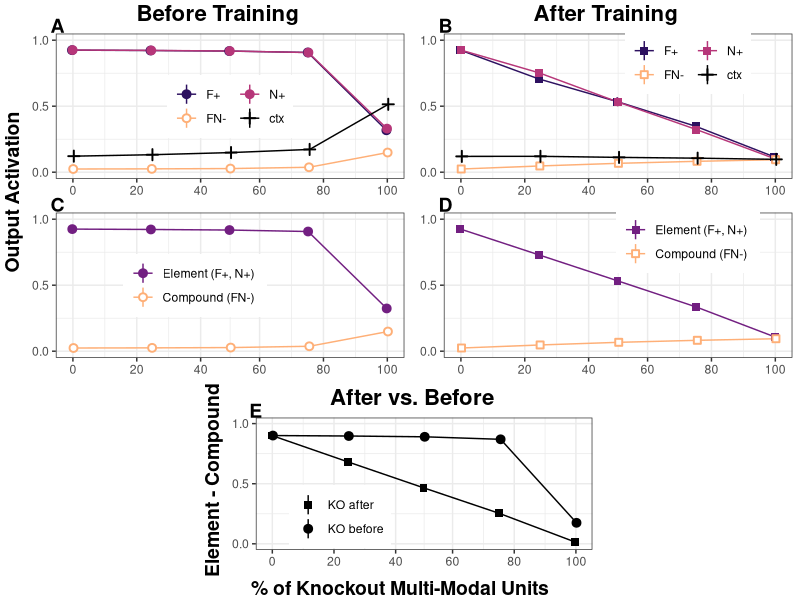
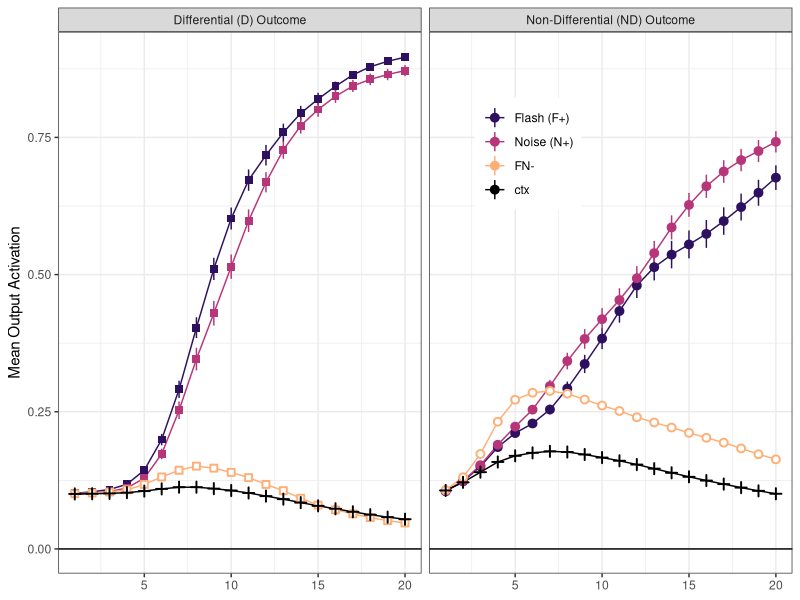
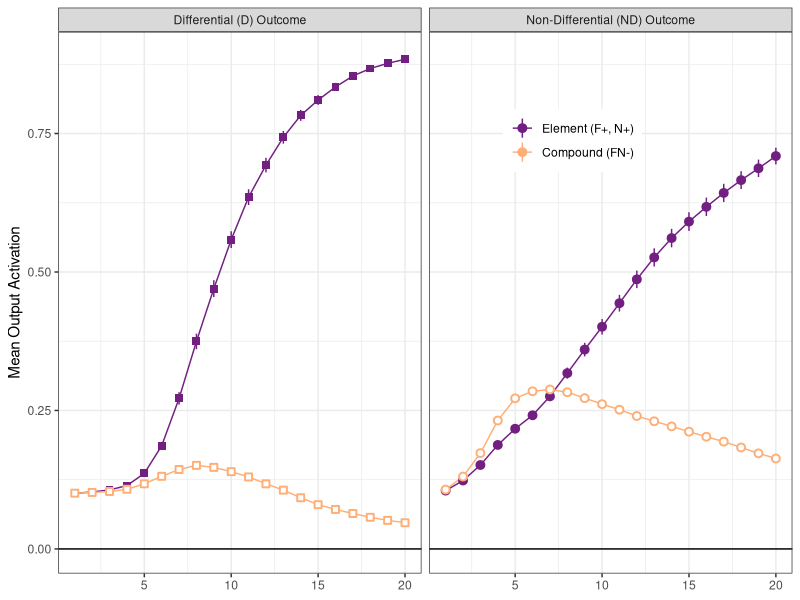
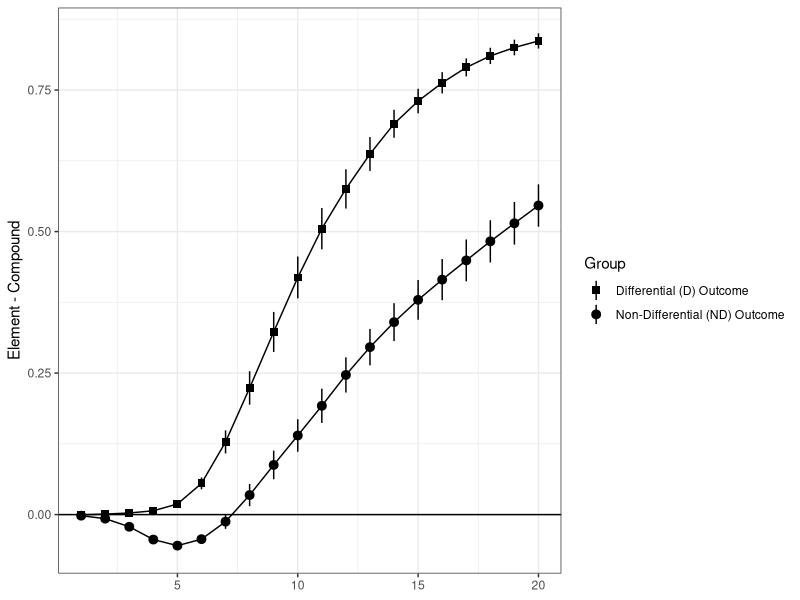
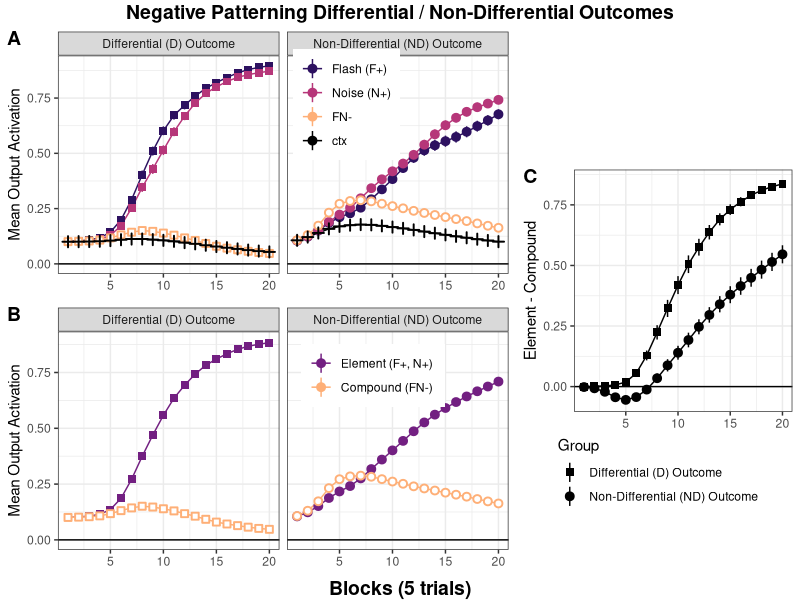

Write R code to recreate these figures, in order. (Note: this script raises an error after producing the figures.)
# Remove all of the elements currently loaded in R
rm(list=ls(all=TRUE)) 



# functions
f_backProp <- function (param,training,nKO.MM_one) {
  
  a <- param$a
  b <- param$b
  nHid <- param$nHidden$nHV + param$nHidden$nHMM + param$nHidden$nHA
  nBlock <- param$nBlock
  actFun <- param$actFun
  INPUT <- training$INPUT
  OUTPUT <- training$OUTPUT
  TEST <- training$TEST
  
  ### create matrices and scalars
  nOut <- ncol(OUTPUT)
  
  nStim <- ncol(INPUT)
  
  nTrialType <- nrow(INPUT)
  
  nTest <- nrow(TEST)
  
  nTrial <- nTrialType*nBlock
  
  
  actOT <- matrix(NA,nrow = nTrialType, ncol = nOut)
  
  actH <- matrix(NA,nrow = nTrial, ncol = nHid)
  actO <- matrix(NA,nrow = nTrial, ncol = nOut)
  
  deltaH <- matrix(NA,nrow = nTrial, ncol = nHid)
  deltaO <- matrix(NA,nrow = nTrial, ncol = nOut)
  
  dwIH <- matrix(0, nrow = nStim, ncol = nHid)
  wIH <- matrix(runif(nStim*nHid)-0.5,nrow = nStim, ncol = nHid) # rows input units (stim), cols hidden units
  # remove connections
  conIH <- matrix(1, nrow = nStim, ncol = nHid)
  # block visual input with auditory hidden
  if (param$nHidden$nHA > 0) {
    conIH[(param$nInput$ctx+1):(param$nInput$ctx+param$nInput$vis),
          (nHid-param$nHidden$nHA+1):nHid] <- 0}
  # block auditory input with visual hidden
  if (param$nHidden$nHV > 0) {
    conIH[(param$nInput$ctx+param$nInput$vis+1):nStim,
          1:param$nHidden$nHV] <- 0}
  wIH <- wIH * conIH
  
  dwHO <- matrix(0, nrow = nHid, ncol = nOut)
  wHO <- matrix(runif(nHid*nOut)-0.5, nrow = nHid) # rows hidden units, cols output units or options
  
  
  #### backprop algorithm ###
  # see also: https://web.stanford.edu/group/pdplab/pdphandbook/handbookch6.html
  for (nB in 1:nBlock) {
    
    for (t in 1:nTrialType) {
      
      ### ### activation ### ### forward activation ## chain rule: act_fun(act_fun(trialBlock %*% wIH) %*% wHO)
      trial <- t+((nB-1)*nTrialType)
      
      actH[trial,] <- actFun(INPUT[t,] %*% wIH) # INPUT[t,] assumed to be a 1 x nStim matrix
      
      actO[trial,] <- actFun(actH[trial,] %*% wHO) # actH[t,] assumed to be a 1 x nOut matrix
      
      
      
      ### ### learning (weight changes) ### ###
      
      ### delta (error) for output
      deltaO[trial,] <- (OUTPUT[t,] - actO[trial,]) * (actO[trial,] * (1 - actO[trial,]))
      
      # weight change Hidden-Output
      dwHO[,] <- t(a*(as.matrix(deltaO[trial,]) %*% actH[trial,])) + b*dwHO[,]
      
      # update weights Hidden-Output
      wHO[,] <- wHO[,] + dwHO[,]
      
      
      ### delta (error) for hidden
      deltaH[trial,] <- (actH[trial,]*(1-actH[trial,])) * (deltaO[trial,]%*%t(wHO[,])) #rowSums(as.matrix(deltaO[t,] * wHO[,]))
      
      # weight change Input-Hidden
      dwIH[,] <- t(a*(as.matrix(deltaH[trial,]) %*% INPUT[t,])) + b*dwIH[,]
      
      
      # update weights Input-Hidden
      wIH[,] <- wIH[,] + (dwIH[,] * conIH)
      
    } # end trials per block cycle # t
    
  } # end all blocks cycle # nB
  
  ### test input patterns ###
  if (nKO.MM_one == 0) {
    for (t in 1:nTest) {
      actOT[t,] <- actFun(actFun(TEST[t,] %*% wIH) %*% wHO)
    }
  } else {
    KO_units <- sample(param$nHidden$nHV:(nHid-param$nHidden$nHA))[1:nKO.MM_one]
    for (t in 1:nTest) {
      wIH_KO <- wIH; wIH_KO[,KO_units] <- 0
      wHO_KO <- wHO; wHO_KO[KO_units,] <- 0
        
      actOT[t,] <- actFun(actFun(TEST[t,] %*% wIH_KO) %*% wHO_KO)
    }
  }
  
  
  db <- data.frame(nTrial=1:nTrial,nBlock=rep(1:nBlock,each=nTrialType),
                   trialType=rep(training$trialType,nBlock),
                   actO=actO)
  
  ouput <- list(db=db,actO=actO, wIH=wIH, wHO=wHO, actOT=actOT)
  
  return(ouput)
  
}
f_run_sims <- function (param,training,nSim,nKO.MM_one,KOdich) {
  for (s in 1:nSim) {
    # message(paste("",s))
    if (KOdich == 1) {
      temp <- f_backProp(param,training,nKO.MM_one)
      temp2 <- data.frame(nHMM=nKO.MM_one,nSim=s,
                          trialType=training$trialType,actTest=temp$actOT)
      temp <- data.frame(nHMM=nKO.MM_one,nSim=s,
                         melt(temp$db,id.vars = c("nTrial","nBlock","trialType")))
    } else {
      temp <- f_backProp(param,training,nKO.MM_one)
      temp2 <- data.frame(nHMM=param$nHidden$nHMM,nSim=s,
                          trialType=training$trialType,actTest=temp$actOT)
      temp <- data.frame(nHMM=param$nHidden$nHMM,nSim=s,
                         melt(temp$db,id.vars = c("nTrial","nBlock","trialType")))
    }
    
    if (s == 1) {
      actO <- temp
      actT <- temp2
    } else {
      actO <- rbind(actO,temp)
      actT <- rbind(actT,temp2)
    }
  } # end s loop
  return(list(actO_out=actO,actT_out=actT))
}



######################### Figure 4 #############################################
############################################################################## #
############################################################################## #
# parameters
param <- list(a=0.3,b=0.9,nBlock=100,
              nHidden=data.frame(nHV=1,nHMM=64,nHA=1),
              nInput=data.frame(ctx=1,vis=2,aud=2),
              actFun=function (netin) {1/(1+exp(-(netin-2.2)))}
              )

#                                 cxt   V share V
training <- list(
                 # INPUT = t(matrix(c(1,  1,  1,  0, # V+
                 #                    1,  0,  1,  1, # A+
                 #                    1,  1,  1,  1, # VA-
                 #                    1,  0,  0,  0),nrow=4,ncol=4)),
#                                   ctx     V     A             
                 INPUT = t(matrix(c(1,  1,1,  0,0, # V+
                                    1,  0,0,  1,1, # A+
                                    1,  1,1,  1,1, # VA-
                                    1,  1,1,  1,1, # VA-
                                    1,  1,1,  1,1, # VA-
                                    1,  1,1,  1,1, # VA-
                                    1,  1,1,  1,1, # VA-
                                    1,  1,1,  1,1, # VA-
                                    1,  0,0,  0,0),nrow=5,ncol=9)),
                 #                  O1  O2
                 # OUTPUT = t(matrix(c(1,  0, # V+
                 #                     0,  1, # A+
                 #                     0,  0, # VA-
                 #                     0,  0),nrow=2,ncol=4)),
                 OUTPUT = t(matrix(c(1, # V+
                                     1, # A+
                                     0, # VA-
                                     0, # VA-
                                     0, # VA-
                                     0, # VA-
                                     0, # VA-
                                     0, # VA-
                                     0),nrow=1,ncol=9)),
                 #               cxt     V     A
                 TEST = t(matrix(c(1,  1,1,  0,0, # V+
                                   1,  0,0,  1,1, # A+
                                   1,  1,1,  1,1, # VA-
                                   1,  1,1,  1,1, # VA-
                                   1,  1,1,  1,1, # VA-
                                   1,  1,1,  1,1, # VA-
                                   1,  1,1,  1,1, # VA-
                                   1,  1,1,  1,1, # VA-
                                   1,  0,0,  0,0),nrow=5,ncol=9)),
                  #               cxt   V share V
                  # TEST = t(matrix(c(1,  1,  1,  0, # V+
                  #                   1,  0,  1,  1, # A+
                  #                   1,  1,  1,  1, # VA-
                  #                   1,  0,  0,  0),nrow=4,ncol=4)),

                 trialType = c("V+","A+","VA-","VA-","VA-","VA-","VA-","VA-","ctx")
                 )
paramB <- paramA <- param


nSim <- 100

nKO.MM <- seq(0,64,16)#c(0,2,4,8,16,32,64,128) 
n.MM <- seq(0,64,16)

library(reshape2)
for (i in 1:length(nKO.MM)) {
  
  message(paste("MM:",n.MM[i]))
  
  # learning with different number of hidden unit 
  paramB$nHidden$nHMM <- n.MM[i]
  simsB <- f_run_sims(paramB,training,nSim,nKO.MM_one=0,KOdich=0)
  
  # KO 
  simsA <- f_run_sims(paramA,training,nSim,nKO.MM_one=nKO.MM[i],KOdich=1)
  
  if (i == 1) {
    actO <- simsB$actO_out
    actT <- simsB$actT_out
    actO.KO <- simsA$actO_out
    actT.KO <- simsA$actT_out
  } else {
    actO <- rbind(actO,simsB$actO_out)
    actT <- rbind(actT,simsB$actT_out)
    actO.KO <- rbind(actO.KO,simsA$actO_out)
    actT.KO <- rbind(actT.KO,simsA$actT_out)
  }
}

  

library(ggplot2)
# actO$trialType <- factor(actO$trialType,levels=c("A+","V+","VA-","ctx")) 
# p <- ggplot(actO[actO$nHMM == 0,], aes(x=nBlock,y=value,col=trialType)) + 
#   labs(title = "alpha=0.3; beta=0.9; nHid=2 (V:0, MM:2, A:0)") +
#   stat_summary() +
#   scale_y_continuous(breaks = seq(0,1,by=0.25)) +
#   coord_cartesian(ylim=c(0, 1)) +
#   facet_grid(.~variable) +
#   theme_bw()
# p
# p <- ggplot(actO.KO[actO.KO$nHMM == 0,], aes(x=nBlock,y=value,col=trialType)) + 
#   labs(title = "alpha=0.3; beta=0.9; nHid=2 (V:0, MM:2, A:0)") +
#   stat_summary() +
#   scale_y_continuous(breaks = seq(0,1,by=0.25)) +
#   coord_cartesian(ylim=c(0, 1)) +
#   facet_grid(.~variable) +
#   theme_bw()
# p


# plot_breaks <- seq(min(n.MM),max(n.MM),by=round(length(n.MM)/2))
plot_breaks <- round(seq(min(n.MM),max(n.MM),by=(max(n.MM)-min(n.MM))/5))
# plot_labels <- round((seq(min(n.MM),max(n.MM),by=round(length(n.MM)/2))/max(n.MM))*100,2)
plot_labels <- round((seq(min(n.MM),max(n.MM),by=(max(n.MM)-min(n.MM))/5)/max(n.MM))*100,2)

subTitLab <- paste0("alpha=",param$a,"; beta=",param$b,"; #MM=",param$nHidden$nHMM)

#### Trial Types. Prepare factor trial types ####
# KO before
actT$trialType <- factor(actT$trialType,levels=c("V+","A+","VA-","ctx"))
levels(actT$trialType) <- c("F+","N+","FN-","ctx")
actT$nHMM <- as.factor(actT$nHMM)
levels(actT$nHMM) <- rev(levels(actT$nHMM))
actT$nHMM <- as.integer(as.character(actT$nHMM))
# KO after
actT.KO$trialType <- factor(actT.KO$trialType,levels=c("V+","A+","VA-","ctx"))
levels(actT.KO$trialType) <- c("F+","N+","FN-","ctx")


library(viridis)
pA <- ggplot(actT, aes(x=nHMM,y=actTest,col=trialType,shape=trialType)) + 
  labs(x="% of KO MM hidden units",
       y="Output Activation", col="Trial Type", shape="Trial Type") +
  stat_summary(geom="line",position = position_dodge(0.5)) +
  stat_summary(position = position_dodge(0.5), fill="white") +
  scale_y_continuous(breaks = seq(0,1,by=0.5)) +
  scale_x_continuous(breaks = plot_breaks,labels = plot_labels) +
  scale_colour_manual(values = c(magma(7)[c(2,4,6)],"black")) +
  scale_shape_manual(values = c(19,19,21,3)) +
  coord_cartesian(ylim=c(0, 1)) +
  theme_bw() + guides(col=guide_legend(nrow=2,byrow=TRUE),
                      shape=guide_legend(nrow=2,byrow=TRUE)) +
  theme(legend.position = c(0.5, 0.5),
        # legend.direction = "horizontal",
        legend.title = element_blank(),
        axis.title = element_blank())
# pA


pB <- ggplot(actT.KO, aes(x=nHMM,y=actTest,col=trialType,shape=trialType)) + 
  labs(x="% of KO MM hidden units",
       y="Output Activation", col="Trial Type", shape="Trial Type") +
  stat_summary(geom="line",position = position_dodge(0.5)) +
  stat_summary(position = position_dodge(0.5), fill="white") +
  scale_y_continuous(breaks = seq(0,1,by=0.5)) +
  scale_x_continuous(breaks = plot_breaks,labels = plot_labels) +
  scale_colour_manual(values = c(magma(7)[c(2,4,6)],"black")) +
  scale_shape_manual(values = c(15,15,22,3)) +
  coord_cartesian(ylim=c(0, 1)) +
  theme_bw() + guides(col=guide_legend(nrow=2,byrow=TRUE),
                      shape=guide_legend(nrow=2,byrow=TRUE)) + 
  theme(legend.position = c(0.7, 0.8),
        # legend.direction = "horizontal",
        legend.title = element_blank(),
        axis.title = element_blank())
# pB



#### Element vs Compound. Prepare factor trial types ####
# KO before
actT$trialType <- as.character(actT$trialType)
temp1 <- actT[actT$trialType == "FN-",]
temp1$trialType <- "Compound (FN-)"
temp2 <- actT[actT$trialType == "F+",]
temp2$trialType <- "Element (F+, N+)"
temp2$actTest <- (temp2$actTest+actT$actTest[actT$trialType == "N+"])/2
actT_eleComp <- rbind(temp2,temp1)
actT_eleComp$trialType <- factor(actT_eleComp$trialType,
                                 levels=unique(actT_eleComp$trialType))
# KO after
actT.KO$trialType <- as.character(actT.KO$trialType)
temp1 <- actT.KO[actT.KO$trialType == "FN-",]
temp1$trialType <- "Compound (FN-)"
temp2 <- actT.KO[actT.KO$trialType == "F+",]
temp2$trialType <- "Element (F+, N+)"
temp2$actTest <- (temp2$actTest+actT.KO$actTest[actT.KO$trialType == "N+"])/2
actT.KO_eleComp <- rbind(temp2,temp1)
actT.KO_eleComp$trialType <- factor(actT.KO_eleComp$trialType,
                                    levels=unique(actT.KO_eleComp$trialType))


pC <- ggplot(actT_eleComp, aes(x=nHMM,y=actTest,col=trialType,shape=trialType)) + 
  labs(x="% of KO MM hidden units",
       y="Output Activation", col="Trial Type", shape="Trial Type") +
  stat_summary(geom="line",position = position_dodge(0.5)) +
  stat_summary(position = position_dodge(0.5), fill="white") +
  scale_y_continuous(breaks = seq(0,1,by=0.5)) +
  scale_x_continuous(breaks = plot_breaks,labels = plot_labels) +
  scale_shape_manual(values = c(19,21)) +
  scale_colour_manual(values = magma(7)[c(3,6)]) +
  coord_cartesian(ylim=c(0, 1)) +
  theme_bw() + guides(col=guide_legend(nrow=2,byrow=TRUE),
                      shape=guide_legend(nrow=2,byrow=TRUE)) +
  theme(legend.position = c(0.4, 0.5),
        # legend.direction = "horizontal",
        legend.title = element_blank(),
        axis.title = element_blank())
# pC

pD <- ggplot(actT.KO_eleComp, aes(x=nHMM,y=actTest,col=trialType,shape=trialType)) + 
  labs(x="% of KO MM hidden units",
       y="Output Activation", col="Trial Type", shape="Trial Type") +
  stat_summary(geom="line",position = position_dodge(0.5)) +
  stat_summary(position = position_dodge(0.5), fill="white") +
  scale_y_continuous(breaks = seq(0,1,by=0.5)) +
  scale_x_continuous(breaks = plot_breaks,labels = plot_labels) +
  scale_shape_manual(values = c(15,22)) +
  scale_colour_manual(values = magma(7)[c(3,6)]) +
  coord_cartesian(ylim=c(0, 1)) +
  theme_bw() + guides(col=guide_legend(nrow=2,byrow=TRUE),
                      shape=guide_legend(nrow=2,byrow=TRUE)) +
  theme(legend.position = c(0.7, 0.8),
        # legend.direction = "horizontal",
        legend.title = element_blank(),
        axis.title = element_blank())
# pD

#### Element vs Compound. Prepare factor trial types ####
library(dplyr)
# KO before
tempB <- actT_eleComp %>% group_by(nHMM,nSim,trialType) %>% summarise(actTest = mean(actTest))
temp1 <- tempB[tempB$trialType == "Element (F+, N+)",]
temp1$trialType <- "KO before"
temp1$actTest <- temp1$actTest - tempB$actTest[tempB$trialType == "Compound (FN-)"]
# KO after
tempA <- actT.KO_eleComp %>% group_by(nHMM,nSim,trialType) %>% summarise(actTest = mean(actTest))
temp2 <- tempA[tempA$trialType == "Element (F+, N+)",]
temp2$trialType <- "KO after"
temp2$actTest <- temp2$actTest - tempA$actTest[tempA$trialType == "Compound (FN-)"]

actT_diff <- rbind(temp2,temp1)

pE <- ggplot(actT_diff, aes(x=nHMM,y=actTest,shape=trialType)) + 
  labs(x="% of KO MM hidden units",
       y="Element - Compound", shape="Trial Type") +
  stat_summary(geom="line",position = position_dodge(0.5)) +
  stat_summary(position = position_dodge(0.5), fill="white") +
  scale_y_continuous(breaks = seq(0,1,by=0.5)) +
  scale_x_continuous(breaks = plot_breaks,labels = plot_labels) +
  scale_shape_manual(values = c(15,19)) +
  coord_cartesian(ylim=c(0, 1)) +
  theme_bw() + guides(col=guide_legend(nrow=2,byrow=TRUE),
                      shape=guide_legend(nrow=2,byrow=TRUE)) +
  theme(legend.position = c(0.25, 0.25),
        # legend.direction = "horizontal",
        # plot.margin = margin(0, 0, 0, 0.5, "cm"),
        legend.title = element_blank(),
        axis.title = element_blank())
# pE


library(ggpubr)
pFinal <- annotate_figure(ggarrange(annotate_figure(
  ggarrange(annotate_figure(ggarrange(pA,pC,nrow=2,ncol=1,align = "hv",labels = c("A","C"),
                                      label.x = 0.05,label.y = 1.08),
                            top=text_grob("Before Training",face="bold",size=16)),
                            # bottom=text_grob("% of KO MM hidden units",face="bold",size=14)),
            annotate_figure(ggarrange(pB,pD,nrow=2,ncol=1,align = "hv",labels = c("B","D"),
                                      label.x = 0.05,label.y = 1.08),
                            top=text_grob("After Training",face="bold",size=16)),
                            # bottom=text_grob("% of KO MM hidden units",face="bold",size=14)),
            ncol=2),
  left=text_grob("Output Activation",face="bold",size=14,rot=90)),
  ggarrange(NULL,
            annotate_figure(ggarrange(pE,labels=c("E"),label.x = 0.05,label.y = 1.08),
                            top=text_grob("After vs. Before",face="bold",size=16),
                            left=text_grob("Element - Compound",face="bold",size=14,rot=90)),
            NULL,ncol=3,widths=c(1,2,1)),
  nrow=2,heights=c(2,1)),
  bottom=text_grob("% of Knockout Multi-Modal Units",face="bold",size=14))
pFinal

# p <- ggarrange(pA,pB,pC,pD,pE,NULL,labels=c(LETTERS[1:5],""),nrow=3,ncol=2)
# p


print_fig <- 0

loc <- "C:/Users/scastiello/OneDrive - Nexus365/6.- lab people projects/Andy Delamater"

if (print_fig == 1) {
  ggsave(paste0(loc,"/p064_v1.png"),
         plot = pFinal,width = 16,height = 20,dpi = 2400,units = "cm",limitsize = T)
}



######################### Figure 2 #############################################
############################################################################## #
############################################################################## #
# parameters
param <- list(a=0.3,b=0.9,nBlock=100,
              nHidden=data.frame(nHV=2,nHMM=4,nHA=2),
              nInput=data.frame(ctx=1,vis=2,aud=2),
              actFun=function (netin) {1/(1+exp(-(netin-2.2)))}
)

training <- list(
  INPUT = t(matrix(c(1,  1,1,  0,0, # V+
                     1,  0,0,  1,1, # A+
                     1,  1,1,  1,1, # VA-
                     1,  1,1,  1,1, # VA-
                     1,  0,0,  0,0, # ctx 
                     1,  0,0,  0,0, # ctx
                     1,  0,0,  0,0, # ctx
                     1,  0,0,  0,0, # ctx
                     1,  0,0,  0,0, # ctx
                     1,  0,0,  0,0),nrow=5,ncol=10)),
  #                  O1  O2
  OUTPUT = t(matrix(c(1,  0, # V+
                      0,  1, # A+
                      0,  0, # VA-
                      0,  0, # VA-
                      0,  0, # ctx
                      0,  0, # ctx
                      0,  0, # ctx
                      0,  0, # ctx
                      0,  0, # ctx
                      0,  0),nrow=2,ncol=10)),
  #               cxt     V     A
  TEST = t(matrix(c(1,  1,1,  0,0, # V+
                    1,  0,0,  1,1, # A+
                    1,  1,1,  1,1, # VA-
                    1,  1,1,  1,1, # VA-
                    1,  0,0,  0,0, # ctx
                    1,  0,0,  0,0, # ctx
                    1,  0,0,  0,0, # ctx
                    1,  0,0,  0,0, # ctx
                    1,  0,0,  0,0, # ctx
                    1,  0,0,  0,0),nrow=5,ncol=10)),
  trialType = c("V+","A+","VA-","VA-","ctx","ctx","ctx","ctx","ctx","ctx")
)

nSim <- 32
for (i in 1:nSim) {
  temp <- f_backProp(param,training,nKO.MM_one=0)
  temp$db$nBlock <- rep(1:20,each=50)
  if (i == 1) {
    dat2 <- data.frame(nSim = i,temp$db)
  } else {
    dat2 <- rbind(dat2,data.frame(nSim = i,temp$db))
  }
}
dat2$actO <- ifelse(dat2$trialType == "V+",dat2$actO.1,
                   ifelse(dat2$trialType == "A+",dat2$actO.2,
                          (dat2$actO.1+dat2$actO.2)/2)) 
dat2$actO.1 <- dat2$actO.2 <- NULL
dat2$group <- "D"

training$OUTPUT <- t(matrix(c(1, # V+
                              1, # A+
                              0, # VA-
                              0, # VA-
                              0, # ctx
                              0, # ctx
                              0, # ctx
                              0, # ctx
                              0, # ctx
                              0),nrow=1,ncol=10))

for (i in 1:nSim) {
  temp <- f_backProp(param,training,nKO.MM_one=0)
  temp$db$nBlock <- rep(1:20,each=50)
  if (i == 1) {
    dat1 <- data.frame(nSim = i,temp$db)
  } else {
    dat1 <- rbind(dat1,data.frame(nSim = i,temp$db))
  }
}
dat1$group <- "ND"



dat <- rbind(dat1,dat2)

library(reshape2)
library(ggplot2)
library(viridis)

datlf1 <- melt(dat, id.vars = c("nSim","nTrial","nBlock","trialType","group"))



# # # # Panel A # # # #
datlf1$trialType <- factor(datlf1$trialType,levels=c("V+","A+","VA-","ctx"))
labelLegend <- c("Flash (F+)","Noise (N+)","FN-","ctx")
datlf1$legend <- paste0(datlf1$trialType,datlf1$group)
datlf1$legend <- ifelse(datlf1$legend == "ctxD" | datlf1$legend == "ctxND", "ctx", datlf1$legend)
datlf1$legend <- factor(datlf1$legend, levels=c("V+D","V+ND","A+D","A+ND","VA-D","VA-ND","ctx"))

pA <- ggplot(datlf1,aes(x=nBlock,y=value,col=trialType,shape=legend)) + 
  geom_hline(yintercept = 0) +
  stat_summary(geom="line") + 
  stat_summary(fill="white") + 
  labs(y="Mean Output Activation",x="Blocks (5 trials)",col="Trial Type",shape="Trial Type") +
  scale_x_continuous(breaks = seq(0,20,5)) +
  scale_shape_manual(values = c(15,19,15,19,22,21,3)) +
  scale_colour_manual(labels = labelLegend, values = c(magma(7)[c(2,4,6)],"black")) +
  facet_grid(. ~ group,labeller=labeller(group = c("D"="Differential (D) Outcome",
                                                   "ND"="Non-Differential (ND) Outcome"))) +
  theme_bw() + theme(legend.position = c(0.64, 0.775),
                     legend.title = element_blank(),
                     axis.title.x = element_blank()) +
  guides(shape = F)
pA



# # # # Panel B # # # #
datlf2 <- datlf1[datlf1$trialType != "ctx",]
datlf2$eleCom <- factor(ifelse(datlf2$trialType == "VA-","C","E"),levels = c("E","C"))

labelLegend <- c("Element (F+, N+)","Compound (FN-)")
datlf2$legend <- factor(paste0(datlf2$eleCom,datlf2$group),
                       levels=c("ED","END","CD","CND"))

pB <- ggplot(datlf2,aes(x=nBlock,y=value,col=eleCom,shape=legend)) + 
  geom_hline(yintercept = 0) +
  stat_summary(geom="line") + 
  stat_summary(fill="white") + 
  labs(y="Mean Output Activation",x="Blocks (5 trials)",shape="Trial Type") +
  scale_x_continuous(breaks = seq(0,20,5)) +
  scale_shape_manual(values = c(15,19,22,21)) +
  scale_colour_manual(labels = labelLegend, values = magma(7)[c(3,6)]) +
  facet_grid(. ~ group,labeller=labeller(group = c("D"="Differential (D) Outcome",
                                                   "ND"="Non-Differential (ND) Outcome"))) +
  theme_bw() + theme(legend.position = c(0.7, 0.8),
                     legend.title = element_blank(),
                     axis.title.x = element_blank()) +
  guides(shape = F)
pB



# # # # Panel C # # # #
datlf3 <- as.data.frame(datlf2 %>% group_by(nSim,nBlock,group,eleCom) %>%
                          summarize(mValue = mean(value)))
temp <- datlf3[datlf3$eleCom == "C",]
datlf3 <- datlf3[datlf3$eleCom == "E",]
datlf3$mValue <- datlf3$mValue-temp$mValue
datlf3$eleCom <- NULL

labelLegend <- c("Differential (D) Outcome","Non-Differential (ND) Outcome")
pC <- ggplot(datlf3,aes(x=nBlock,y=mValue,shape=group)) + 
  geom_hline(yintercept = 0) +
  stat_summary(geom="line") + 
  stat_summary() + 
  labs(y="Element - Compound",x="Blocks (5 trials)",shape="Group") +
  scale_x_continuous(breaks = seq(0,20,5)) +
  scale_shape_manual(labels=labelLegend,values = c(15,19)) +
  theme_bw() + theme(axis.title.x = element_blank())
pC
Cleg <- get_legend(pC)
pC <- pC + theme(legend.position = "none")

library(ggpubr)
p <- annotate_figure(ggarrange(
  ggarrange(pA,pB,nrow=2, labels = c("A","B")),
  ggarrange(NULL,pC,Cleg,NULL,nrow=4,labels = c("","C","",""),heights = c(2,4,1,1)),
  widths = c(2,1.1)),
  top = text_grob("Negative Patterning Differential / Non-Differential Outcomes", face = "bold", size = 14),
  bottom = text_grob("Blocks (5 trials)", face = "bold", size = 14))
p

print_fig <- 0

loc <- "C:/Users/scastiello/OneDrive - Nexus365/6.- lab people projects/Andy Delamater"

if (print_figure == 1) {
  ggsave(paste0(loc,"/Figure2_v1.png"),
         plot = p, width = 20, height = 18, dpi = 2400, units = "cm",limitsize = T)
}
